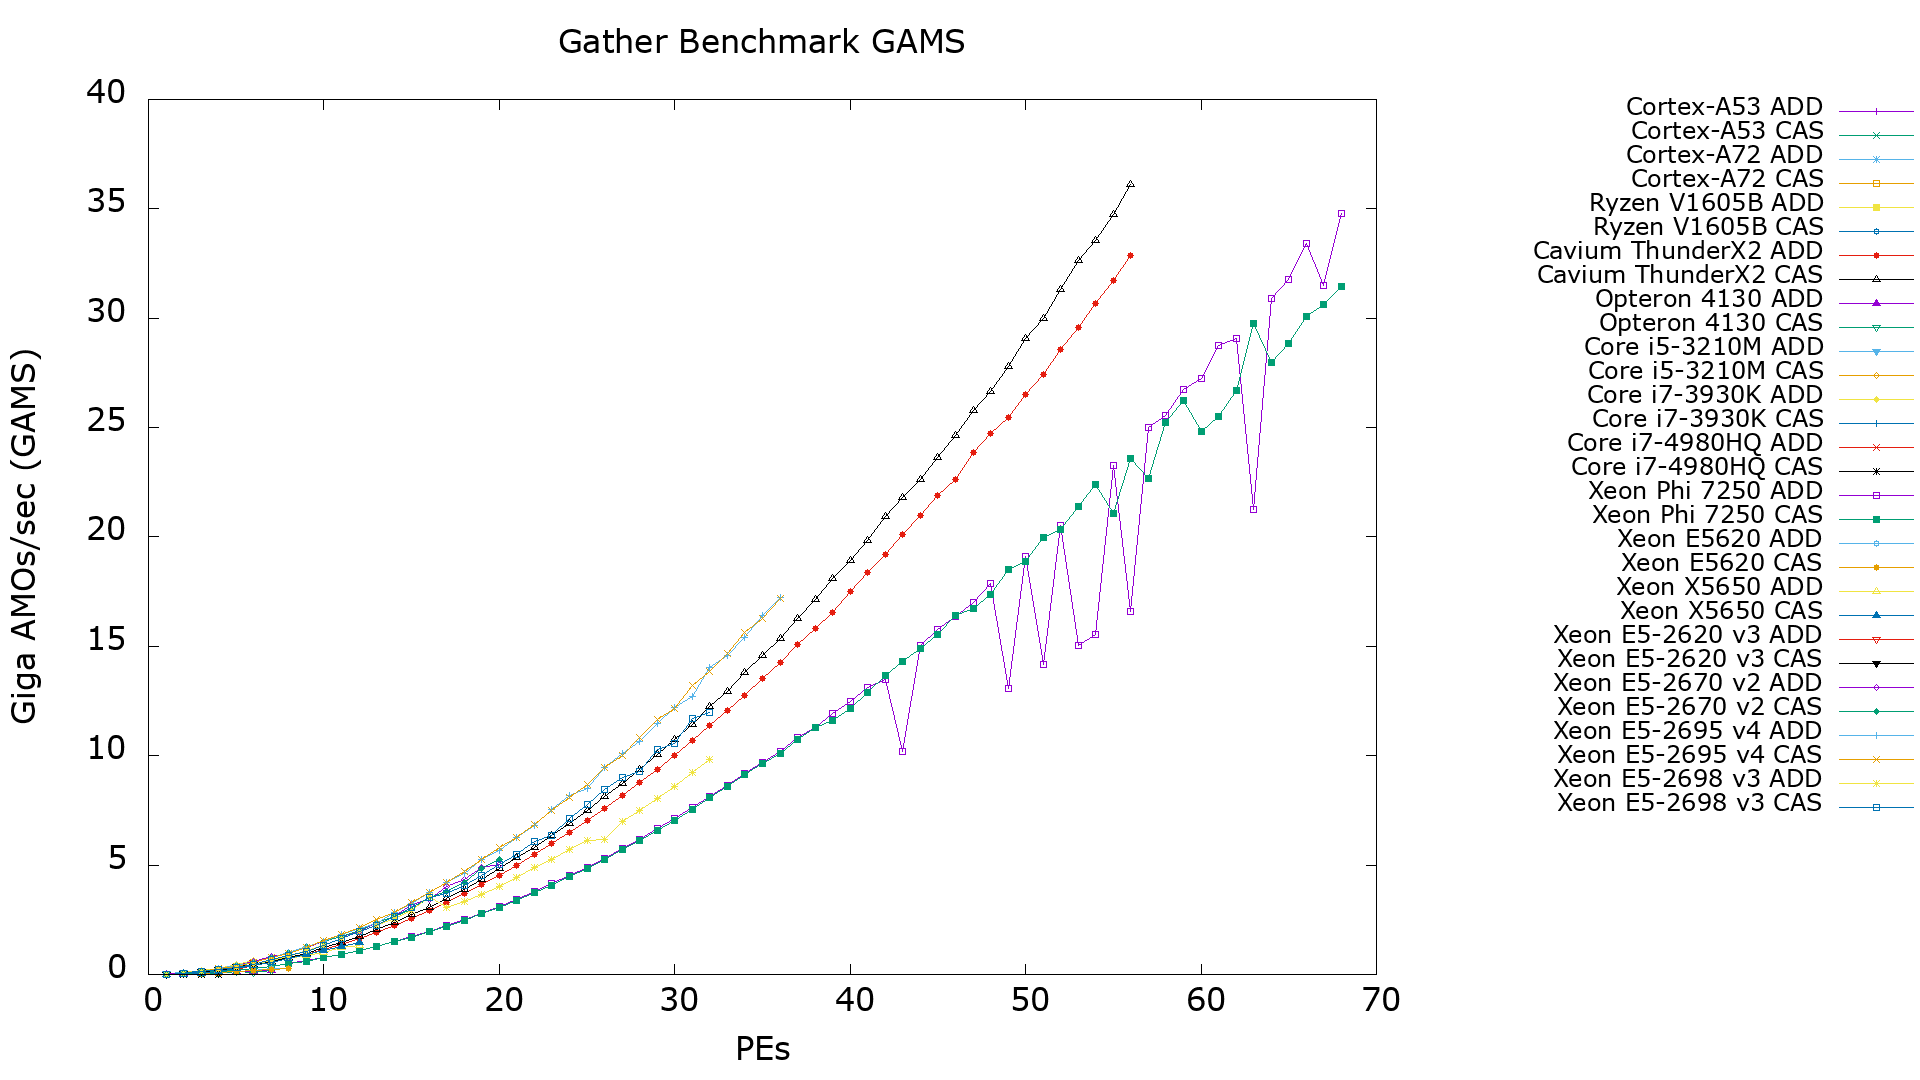

This figure's gnuplot source:
#-- GATHER_GAMS.gnuplot

set pointintervalbox 3
set term png size 1920,1080 enhanced font 'Verdana,24'
set size .75, 1
set key at graph 1.45, 1.0
set key font ",18"
set title "Gather Benchmark GAMS"
set output "GATHER_GAMS.png"
set ylabel "Giga AMOs/sec (GAMS)"
set xlabel "PEs"
#set yrange [0:1.2]

plot  './raspi3/GATHER_ADD.txt' using 1:3 with linespoints title 'Cortex-A53 ADD',\
      './raspi3/GATHER_CAS.txt' using 1:3 with linespoints title 'Cortex-A53 CAS',\
      './raspi4/GATHER_ADD.txt' using 1:3 with linespoints title 'Cortex-A72 ADD',\
      './raspi4/GATHER_CAS.txt' using 1:3 with linespoints title 'Cortex-A72 CAS',\
      './ryzen1/GATHER_ADD.txt' using 1:3 with linespoints title 'Ryzen V1605B ADD',\
      './ryzen1/GATHER_CAS.txt' using 1:3 with linespoints title 'Ryzen V1605B CAS',\
      './other/arm/GATHER_ADD.txt' using 1:3 with linespoints title 'Cavium ThunderX2 ADD',\
      './other/arm/GATHER_CAS.txt' using 1:3 with linespoints title 'Cavium ThunderX2 CAS',\
      './centos7build02/GATHER_ADD.txt' using 1:3 with linespoints title 'Opteron 4130 ADD',\
      './centos7build02/GATHER_CAS.txt' using 1:3 with linespoints title 'Opteron 4130 CAS',\
      './osxbuild01/GATHER_ADD.txt' using 1:3 with linespoints title 'Core i5-3210M ADD',\
      './osxbuild01/GATHER_CAS.txt' using 1:3 with linespoints title 'Core i5-3210M CAS',\
      './i7-3930K/GATHER_ADD.txt' using 1:3 with linespoints title 'Core i7-3930K ADD',\
      './i7-3930K/GATHER_CAS.txt' using 1:3 with linespoints title 'Core i7-3930K CAS',\
      './i7-4980HQ/GATHER_ADD.txt' using 1:3 with linespoints title 'Core i7-4980HQ ADD',\
      './i7-4980HQ/GATHER_CAS.txt' using 1:3 with linespoints title 'Core i7-4980HQ CAS',\
      './other/knl/GATHER_ADD.txt' using 1:3 with linespoints title 'Xeon Phi 7250 ADD',\
      './other/knl/GATHER_CAS.txt' using 1:3 with linespoints title 'Xeon Phi 7250 CAS',\
      './lnxbuild02/GATHER_ADD.txt' using 1:3 with linespoints title 'Xeon E5620 ADD',\
      './lnxbuild02/GATHER_CAS.txt' using 1:3 with linespoints title 'Xeon E5620 CAS',\
      './lnxbuild01/GATHER_ADD.txt' using 1:3 with linespoints title 'Xeon X5650 ADD',\
      './lnxbuild01/GATHER_CAS.txt' using 1:3 with linespoints title 'Xeon X5650 CAS',\
      './gc64/GATHER_ADD.txt' using 1:3 with linespoints title 'Xeon E5-2620 v3 ADD',\
      './gc64/GATHER_CAS.txt' using 1:3 with linespoints title 'Xeon E5-2620 v3 CAS',\
      './hrothgar-ivy/GATHER_ADD.txt' using 1:3 with linespoints title 'Xeon E5-2670 v2 ADD',\
      './hrothgar-ivy/GATHER_CAS.txt' using 1:3 with linespoints title 'Xeon E5-2670 v2 CAS',\
      './quanah/GATHER_ADD.txt' using 1:3 with linespoints title 'Xeon E5-2695 v4 ADD',\
      './quanah/GATHER_CAS.txt' using 1:3 with linespoints title 'Xeon E5-2695 v4 CAS',\
      './other/xeon_haswell/GATHER_ADD.txt' using 1:3 with linespoints title 'Xeon E5-2698 v3 ADD',\
      './other/xeon_haswell/GATHER_CAS.txt' using 1:3 with linespoints title 'Xeon E5-2698 v3 CAS'
